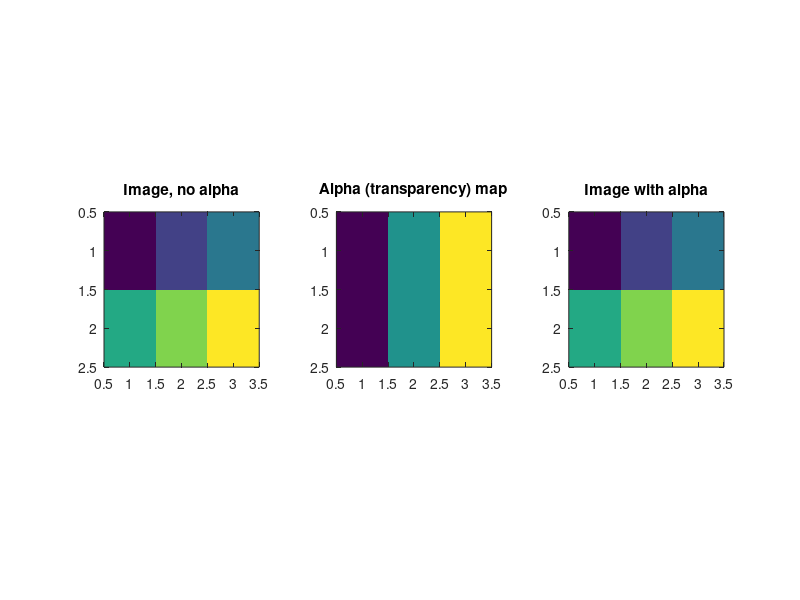

Write the MATLAB code that produced this figure. (Note: this script raises an error after producing the figure.)
%% Blending Images with Averaging and Transparency
%% Alpha (transparency) Maps
M = [1 2 3;
     4 5 6];

% Use alphadata to control the invisibility
alphdat = [  0 .5 1;
             0 .5 1];

figure(1), clf
subplot(131)
imagesc(M), axis square
title('Image, no alpha')

subplot(132)
imagesc(alphdat), axis square
title('Alpha (transparency) map')

subplot(133)
imagesc(M,'AlphaData',alphdat), axis square
title('Image with alpha')

%% Prepare Images
% Import images
carN = imread('new_car.jpg'); 
carO = imread('old_car.jpg'); 

% Reduce to 2D 
carN = mean(carN,3);
carO = mean(carO,3);

% Extract the size of car image
carsize = size(carN);

% Display images
figure(2), clf
subplot(121), imagesc(carN)
axis image

subplot(122), imagesc(carO)
axis image
colormap gray

% Resample the tape so the two images are the same size
RcarO = imresize(carO,size(carN));

%% Image Blending
% Method 1 : Averaging
figure(3), clf
imagesc((carN+RcarO)/2) 
axis image, colormap gray

% Method 2 : Using Transparency
figure(4), clf
imagesc(carN,'AlphaData',1/2)
hold on
imagesc(RcarO,'AlphaData',.5)
colormap gray, axis image

% Try a different alpha data
alphaLat = linspace(0,1,carsize(2));

figure(5), clf
h1 = imagesc(carN,'AlphaData',repmat(alphaLat,carsize(1),1));
hold on
h2 = imagesc(RcarO,'AlphaData',repmat(1-alphaLat,carsize(1),1));
colormap gray
axis image

%% old-school movie wipe
x = linspace(-2,2,carsize(2));

for ti=logspace(log10(.01),log10(100),20)
    
    % create sigmoid alpha curve
    sigmoid = 1./(1+ti*exp(-x));
    
    % set alpha data for image handle
    set(h2,'AlphaData',repmat(sigmoid,carsize(1),1));
    pause(.0025)
end
%% end